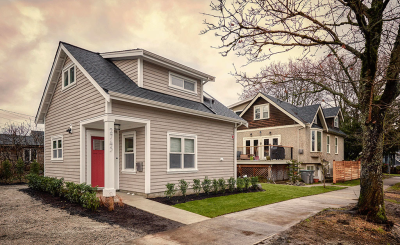
#> input picture s_ev1.jpg, 400 x 245 px
$ jupyter execute 'ağırlıkToplama.ipynb'
#> lines starting #> are read from the running program, lines starting #| are printed output that depends on the picture
[cell 1]
import numpy as np
import cv2

[cell 2]
resim1=cv2.imread("s_ev1.jpg")
#> resim1 is the input picture: shape (245, 400, 3); mean B, G, R 113.2, 131.4, 148.1
resim2=cv2.imread("s_futbol1.jpg")
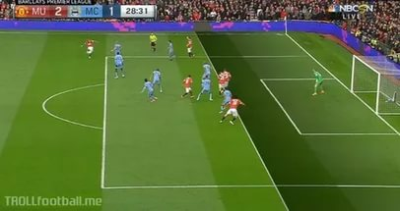
#> input picture s_futbol1.jpg, 400 x 211 px
#> resim2 is the input picture: shape (211, 400, 3); mean B, G, R 54.3, 111.4, 87.3

resim1=resim1[0:200,0:200]
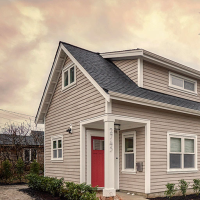
#> resim1: shape (200, 200, 3); mean B, G, R 134.8, 151.7, 168.2
resim2=resim2[0:200,0:200]
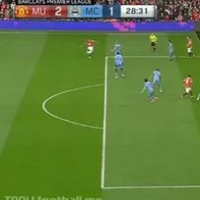
#> resim2: shape (200, 200, 3); mean B, G, R 60.7, 124.5, 96.6


print(resim1[100,190])
#| [49 48 56]
print(resim2[150,190])
#| [ 56 134  97]

cv2.imshow("ev",resim1)
cv2.imshow("saha",resim2)

toplam=cv2.add(resim1,resim2)
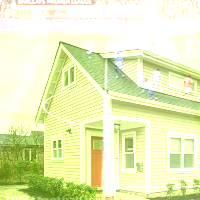
#> toplam: shape (200, 200, 3); mean B, G, R 186.1, 238.9, 230.7
agirlikliToplam=cv2.addWeighted(resim1,0.3,resim2,0.7,0)
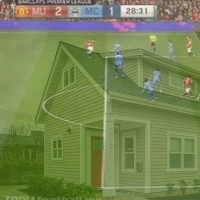
#> agirlikliToplam: shape (200, 200, 3); mean B, G, R 82.9, 132.6, 118.1
cv2.imshow("toplanmış",toplam)
cv2.imshow("toplanmış2",agirlikliToplam)


print(resim1[100,190]+resim2[150,190])
#| [105 182 153]

cv2.waitKey(0)
cv2.destroyAllWindows()
